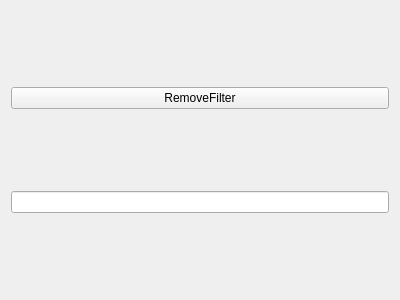
<?xml version="1.0" encoding="UTF-8"?>
<ui version="4.0">
 <class>Widget</class>
 <widget class="QWidget" name="Widget">
  <property name="geometry">
   <rect>
    <x>0</x>
    <y>0</y>
    <width>400</width>
    <height>300</height>
   </rect>
  </property>
  <property name="windowTitle">
   <string>Widget</string>
  </property>
  <layout class="QVBoxLayout" name="verticalLayout">
   <item>
    <widget class="QPushButton" name="removeFilterButton">
     <property name="text">
      <string>RemoveFilter</string>
     </property>
    </widget>
   </item>
   <item>
    <widget class="QLineEdit" name="lineEdit"/>
   </item>
  </layout>
 </widget>
 <layoutdefault spacing="6" margin="11"/>
 <resources/>
 <connections/>
</ui>
